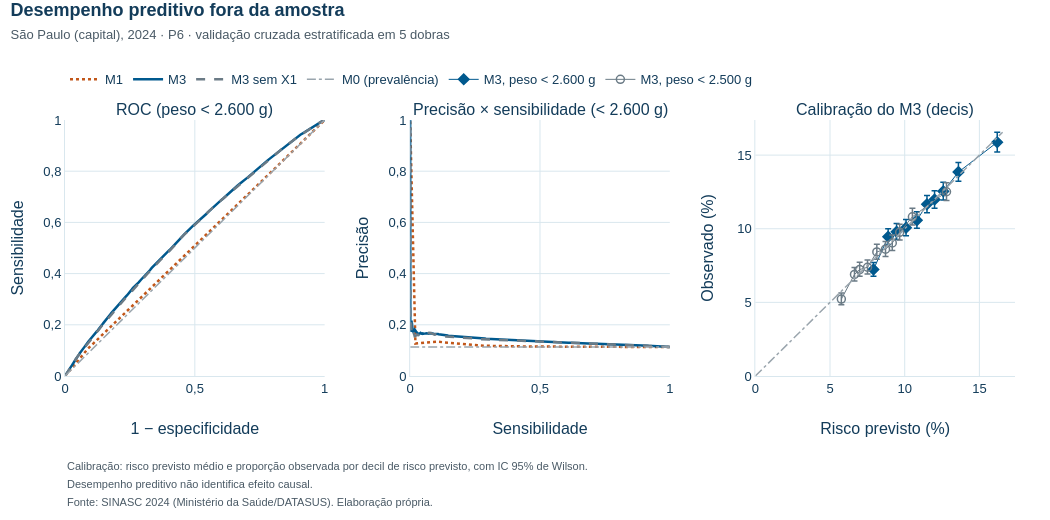

Here is the notebook cell this chart was saved with:
### Markdown cell above
## 2. Previsão fora da amostra

Quatro modelos fixados antes de qualquer resultado: **M0** (só a prevalência), **M1** (X1), **M3** e **M3 sem X1**. Cada nascimento é previsto por um modelo ajustado nas outras quatro dobras de uma validação cruzada estratificada (5 dobras, semente 20240925), com codificação e padronização refeitas em cada treino. A referência da average precision é a prevalência; o Brier é o erro quadrático médio das probabilidades.

É uma avaliação **retrospectiva**, com validação **interna** nos próprios nascimentos de 2024, de dados registrados na Declaração de Nascido Vivo. Não é um modelo de previsão clínica prospectiva nem foi validado em outros anos ou serviços.

### Code cell
previsoes, metricas, dobras, linhas = {}, {}, {}, []
for rotulo, desfecho in DESFECHOS.items():
    y = p6[desfecho].to_numpy()
    for nome, preditores in MODELOS.items():
        previsoes[rotulo, nome], dobras[rotulo] = prever_fora_da_amostra(construir_modelo(preditores), x_p6, y)
        m = metricas[rotulo, nome] = metricas_probabilisticas(y, previsoes[rotulo, nome])
        linhas.append({"Modelo": nome, "Desfecho": rotulo, "ROC-AUC": fmt(m["roc_auc"], 3),
                       "Average precision": fmt(m["average_precision"], 3), "Prevalência": fmt(m["prevalencia"], 3),
                       "Brier": fmt(m["brier"], 4),
                       "Previsto − observado (p.p.)": fmt(round(100 * m["dif_media_prevista_observada"], 2) + 0.0, 2),
                       "Inclinação de calibração": "—" if np.isnan(m["inclinacao_calibracao"])
                       else fmt(m["inclinacao_calibracao"], 2)})
display(pd.DataFrame(linhas).set_index("Modelo"))

def reduzir(x, y, n=200):
    i = np.unique(np.linspace(0, len(x) - 1, min(n, len(x))).astype(int))
    return x[i], y[i]

y26 = p6.Y_2600.to_numpy()
fig_prev = make_subplots(rows=1, cols=3, horizontal_spacing=0.09,
                         subplot_titles=("ROC (peso < 2.600 g)", "Precisão × sensibilidade (< 2.600 g)",
                                         "Calibração do M3 (decis)"))
for nome, cor, traco in [("M1", COR_T0, "dot"), ("M3", COR_T1, "solid"), ("M3 sem X1", COR_REFERENCIA, "dash")]:
    fpr, tpr = reduzir(*roc_curve(y26, previsoes["< 2.600 g", nome])[:2])
    fig_prev.add_scatter(x=fpr, y=tpr, mode="lines", name=nome, legendgroup=nome, row=1, col=1,
                         line=dict(color=cor, dash=traco, width=2.5),
                         hovertemplate=nome + "<br>1 − especificidade %{x:.2f}<br>sensibilidade %{y:.2f}<extra></extra>")
    precisao, sensibilidade = precision_recall_curve(y26, previsoes["< 2.600 g", nome])[:2]
    sensibilidade, precisao = reduzir(sensibilidade, precisao)
    fig_prev.add_scatter(x=sensibilidade, y=precisao, mode="lines", name=nome, legendgroup=nome, showlegend=False,
                         row=1, col=2, line=dict(color=cor, dash=traco, width=2.5),
                         hovertemplate=nome + "<br>sensibilidade %{x:.2f}<br>precisão %{y:.2f}<extra></extra>")
prevalencia = y26.mean()
for coluna, xs, ys in [(1, [0, 1], [0, 1]), (2, [0, 1], [prevalencia, prevalencia])]:
    fig_prev.add_scatter(x=xs, y=ys, mode="lines", name="M0 (prevalência)", legendgroup="M0", showlegend=coluna == 1,
                         row=1, col=coluna, line=dict(color="#9AA5AD", dash="dashdot", width=1.5), hoverinfo="skip")
limite = 0
for rotulo, cor, simbolo in [("< 2.600 g", COR_T1, "diamond"), ("< 2.500 g", COR_REFERENCIA, "circle-open")]:
    curva = curva_calibracao(p6[DESFECHOS[rotulo]].to_numpy(), previsoes[rotulo, "M3"])
    limite = max(limite, 100 * curva[["previsto", "ic95_sup"]].to_numpy().max())
    fig_prev.add_scatter(
        x=100 * curva.previsto, y=100 * curva.observado, mode="markers+lines", name=f"M3, peso {rotulo}",
        row=1, col=3, marker=dict(color=cor, symbol=simbolo, size=8, line=dict(width=1.5, color=cor)),
        line=dict(color=cor, width=1),
        error_y=dict(type="data", symmetric=False, array=100 * (curva.ic95_sup - curva.observado),
                     arrayminus=100 * (curva.observado - curva.ic95_inf), thickness=1.5, width=3, color=cor),
        hovertemplate="previsto %{x:.1f}%<br>observado %{y:.1f}%<extra>" + rotulo + "</extra>")
fig_prev.add_scatter(x=[0, limite], y=[0, limite], mode="lines", showlegend=False, row=1, col=3,
                     line=dict(color="#9AA5AD", dash="dashdot", width=1.5), hoverinfo="skip")
layout_academico(
    fig_prev, "Desempenho preditivo fora da amostra",
    "São Paulo (capital), 2024 · P6 · validação cruzada estratificada em 5 dobras",
    notas=["Calibração: risco previsto médio e proporção observada por decil de risco previsto, com IC 95% de Wilson.",
           "Desempenho preditivo não identifica efeito causal.", FONTE_SINASC_2024],
    nome_arquivo="nb06_desempenho_preditivo", altura=520)
fig_prev.update_xaxes(title="1 − especificidade", range=[0, 1], row=1, col=1)
fig_prev.update_yaxes(title="Sensibilidade", range=[0, 1], row=1, col=1)
fig_prev.update_xaxes(title="Sensibilidade", range=[0, 1], row=1, col=2)
fig_prev.update_yaxes(title="Precisão", range=[0, 1], row=1, col=2)
fig_prev.update_xaxes(title="Risco previsto (%)", range=[0, limite * 1.05], row=1, col=3)
fig_prev.update_yaxes(title="Observado (%)", range=[0, limite * 1.05], row=1, col=3)
fig_prev.update_layout(legend=dict(orientation="h", x=0, y=1.1, yanchor="bottom"), margin=dict(t=120))
exibir_plotly(fig_prev)

def com_sinal(valor, casas):
    return ("+" if valor > 0 else "−" if valor < 0 else "") + fmt(abs(valor), casas)

m26, m25, sem_x1 = metricas["< 2.600 g", "M3"], metricas["< 2.500 g", "M3"], metricas["< 2.600 g", "M3 sem X1"]
d_auc, d_brier = m26["roc_auc"] - sem_x1["roc_auc"], m26["brier"] - sem_x1["brier"]
ganho = "quase não melhora a previsão" if abs(d_auc) < 0.01 else "muda a previsão"
calibracao = ("próximas da calibração ideal" if abs(m26["inclinacao_calibracao"] - 1) < 0.1
              and abs(m26["dif_media_prevista_observada"]) < 0.0005 else "afastadas da calibração ideal")
display(Markdown(
    f"Fora da amostra, o M3 tem ROC-AUC {fmt(m26['roc_auc'], 3)} para < 2.600 g ({fmt(m25['roc_auc'], 3)} para "
    f"< 2.500 g): num par com um caso e um não caso, o caso recebe o risco previsto maior em "
    f"{fmt(100 * m26['roc_auc'], 0)}% das vezes, contra 50% no M0; a average precision é "
    f"{fmt(m26['average_precision'], 3)}, para uma prevalência de {fmt(m26['prevalencia'], 3)}. Acrescentar X1 ao M3 "
    f"sem X1 muda a AUC em {com_sinal(d_auc, 3)} e o Brier em {com_sinal(d_brier, 5)}: X1 se associa ao desfecho "
    f"(seção 1), mas {ganho}. As previsões estão {calibracao} (inclinação "
    f"{fmt(m26['inclinacao_calibracao'], 2)}, ideal 1; risco médio previsto menos observado: "
    f"{fmt(round(100 * m26['dif_media_prevista_observada'], 2) + 0.0, 2)} p.p.), e capacidade preditiva, alta ou "
    "baixa, não indica efeito causal."))

### Figure 1 — Plotly figure (JSON) as saved in the notebook; plotly's stock layout.template omitted (floating-point values rounded to 4 significant figures; data arrays with more than 128 entries replaced by an {"elided": "..."} marker saying what was removed)
{"data": [{"hovertemplate": "M1<br>1 − especificidade %{x:.2f}<br>sensibilidade %{y:.2f}<extra></extra>", "legendgroup": "M1", "line": {"color": "#C2571A", "dash": "dot", "width": 2.5}, "mode": "lines", "name": "M1", "type": "scatter", "x": [0.0, 0.01772, 0.0353, 0.05215, 0.06914, 0.08614, 0.2691, 0.4521, 0.6353, 0.8177, 1.0], "xaxis": "x", "y": [0.0, 0.02021, 0.0412, 0.0618, 0.08286, 0.1045, 0.2829, 0.4618, 0.6412, 0.8202, 1.0], "yaxis": "y"}, {"hovertemplate": "M1<br>sensibilidade %{x:.2f}<br>precisão %{y:.2f}<extra></extra>", "legendgroup": "M1", "line": {"color": "#C2571A", "dash": "dot", "width": 2.5}, "mode": "lines", "name": "M1", "showlegend": false, "type": "scatter", "x": [1.0, 0.8202, 0.6412, 0.4618, 0.2829, 0.1045, 0.08286, 0.0618, 0.0412, 0.02021, 0.0], "xaxis": "x2", "y": [0.113, 0.1133, 0.1139, 0.1152, 0.1181, 0.1339, 0.1325, 0.1312, 0.1295, 0.1269, 1.0], "yaxis": "y2"}, {"hovertemplate": "M3<br>1 − especificidade %{x:.2f}<br>sensibilidade %{y:.2f}<extra></extra>", "legendgroup": "M3", "line": {"color": "#00598E", "dash": "solid", "width": 2.5}, "mode": "lines", "name": "M3", "type": "scatter", "x": {"elided": "200 float values"}, "xaxis": "x", "y": {"elided": "200 float values"}, "yaxis": "y"}, {"hovertemplate": "M3<br>sensibilidade %{x:.2f}<br>precisão %{y:.2f}<extra></extra>", "legendgroup": "M3", "line": {"color": "#00598E", "dash": "solid", "width": 2.5}, "mode": "lines", "name": "M3", "showlegend": false, "type": "scatter", "x": {"elided": "200 float values"}, "xaxis": "x2", "y": {"elided": "200 float values"}, "yaxis": "y2"}, {"hovertemplate": "M3 sem X1<br>1 − especificidade %{x:.2f}<br>sensibilidade %{y:.2f}<extra></extra>", "legendgroup": "M3 sem X1", "line": {"color": "#6B7B86", "dash": "dash", "width": 2.5}, "mode": "lines", "name": "M3 sem X1", "type": "scatter", "x": {"elided": "200 float values"}, "xaxis": "x", "y": {"elided": "200 float values"}, "yaxis": "y"}, {"hovertemplate": "M3 sem X1<br>sensibilidade %{x:.2f}<br>precisão %{y:.2f}<extra></extra>", "legendgroup": "M3 sem X1", "line": {"color": "#6B7B86", "dash": "dash", "width": 2.5}, "mode": "lines", "name": "M3 sem X1", "showlegend": false, "type": "scatter", "x": {"elided": "200 float values"}, "xaxis": "x2", "y": {"elided": "200 float values"}, "yaxis": "y2"}, {"hoverinfo": "skip", "legendgroup": "M0", "line": {"color": "#9AA5AD", "dash": "dashdot", "width": 1.5}, "mode": "lines", "name": "M0 (prevalência)", "showlegend": true, "type": "scatter", "x": [0, 1], "xaxis": "x", "y": [0, 1], "yaxis": "y"}, {"hoverinfo": "skip", "legendgroup": "M0", "line": {"color": "#9AA5AD", "dash": "dashdot", "width": 1.5}, "mode": "lines", "name": "M0 (prevalência)", "showlegend": false, "type": "scatter", "x": [0, 1], "xaxis": "x2", "y": [0.113, 0.113], "yaxis": "y2"}, {"error_y": {"array": [0.4883, 0.5491, 0.5577, 0.5639, 0.5761, 0.6002, 0.607, 0.6186, 0.6442, 0.6802], "arrayminus": [0.4597, 0.5219, 0.5308, 0.5372, 0.5497, 0.5745, 0.5816, 0.5935, 0.62, 0.6574], "color": "#00598E", "symmetric": false, "thickness": 1.5, "type": "data", "width": 3}, "hovertemplate": "previsto %{x:.1f}%<br>observado %{y:.1f}%<extra>< 2.600 g</extra>", "line": {"color": "#00598E", "width": 1}, "marker": {"color": "#00598E", "line": {"color": "#00598E", "width": 1.5}, "size": 8, "symbol": "diamond"}, "mode": "markers+lines", "name": "M3, peso < 2.600 g", "type": "scatter", "x": [7.91, 8.893, 9.456, 10.09, 10.82, 11.49, 12.0, 12.58, 13.6, 16.19], "xaxis": "x3", "y": [7.228, 9.452, 9.8, 10.06, 10.58, 11.66, 11.98, 12.54, 13.85, 15.88], "yaxis": "y3"}, {"error_y": {"array": [0.4223, 0.4783, 0.4884, 0.493, 0.5223, 0.5275, 0.5384, 0.5566, 0.5815, 0.618], "arrayminus": [0.3924, 0.4495, 0.4597, 0.4645, 0.4945, 0.4997, 0.511, 0.5297, 0.5552, 0.5929], "color": "#6B7B86", "symmetric": false, "thickness": 1.5, "type": "data", "width": 3}, "hovertemplate": "previsto %{x:.1f}%<br>observado %{y:.1f}%<extra>< 2.500 g</extra>", "line": {"color": "#6B7B86", "width": 1}, "marker": {"color": "#6B7B86", "line": {"color": "#6B7B86", "width": 1.5}, "size": 8, "symbol": "circle-open"}, "mode": "markers+lines", "name": "M3, peso < 2.500 g", "type": "scatter", "x": [5.759, 6.638, 6.985, 7.511, 8.134, 8.716, 9.168, 9.663, 10.52, 12.8], "xaxis": "x3", "y": [5.222, 6.897, 7.228, 7.384, 8.423, 8.615, 9.032, 9.757, 10.81, 12.51], "yaxis": "y3"}, {"hoverinfo": "skip", "line": {"color": "#9AA5AD", "dash": "dashdot", "width": 1.5}, "mode": "lines", "showlegend": false, "type": "scatter", "x": [0, 16.56], "xaxis": "x3", "y": [0, 16.56], "yaxis": "y3"}], "layout": {"annotations": [{"font": {"size": 16}, "showarrow": false, "text": "ROC (peso < 2.600 g)", "x": 0.1367, "xanchor": "center", "xref": "paper", "y": 1.0, "yanchor": "bottom", "yref": "paper"}, {"font": {"size": 16}, "showarrow": false, "text": "Precisão × sensibilidade (< 2.600 g)", "x": 0.5, "xanchor": "center", "xref": "paper", "y": 1.0, "yanchor": "bottom", "yref": "paper"}, {"font": {"size": 16}, "showarrow": false, "text": "Calibração do M3 (decis)", "x": 0.8633, "xanchor": "center", "xref": "paper", "y": 1.0, "yanchor": "bottom", "yref": "paper"}, {"align": "left", "font": {"color": "#4A5A66", "size": 11}, "showarrow": false, "text": "Calibração: risco previsto médio e proporção observada por decil de risco previsto, com IC 95% de Wilson.", "x": 0, "xanchor": "left", "xref": "paper", "y": 0, "yanchor": "top", "yref": "paper", "yshift": -82}, {"align": "left", "font": {"color": "#4A5A66", "size": 11}, "showarrow": false, "text": "Desempenho preditivo não identifica efeito causal.", "x": 0, "xanchor": "left", "xref": "paper", "y": 0, "yanchor": "top", "yref": "paper", "yshift": -100}, {"align": "left", "font": {"color": "#4A5A66", "size": 11}, "showarrow": false, "text": "Fonte: SINASC 2024 (Ministério da Saúde/DATASUS). Elaboração própria.", "x": 0, "xanchor": "left", "xref": "paper", "y": 0, "yanchor": "top", "yref": "paper", "yshift": -118}], "font": {"color": "#133C5A", "family": "Arial, Helvetica, sans-serif", "size": 13}, "height": 520, "hoverlabel": {"bgcolor": "white", "bordercolor": "#D9E7EE", "font": {"color": "#133C5A", "family": "Arial, Helvetica, sans-serif", "size": 13}}, "legend": {"bgcolor": "rgba(255,255,255,0)", "orientation": "h", "x": 0, "y": 1.1, "yanchor": "bottom"}, "margin": {"b": 144, "t": 120}, "meta": {"nome_arquivo": "nb06_desempenho_preditivo"}, "separators": ",.", "title": {"font": {"color": "#133C5A", "size": 18}, "text": "<b>Desempenho preditivo fora da amostra</b><br><span style='font-size:13px;color:#4A5A66'>São Paulo (capital), 2024 · P6 · validação cruzada estratificada em 5 dobras</span>", "x": 0.01, "xanchor": "left", "y": 0.97, "yanchor": "top"}, "width": 1050, "xaxis": {"anchor": "y", "domain": [0.0, 0.2733], "range": [0, 1], "title": {"text": "1 − especificidade"}}, "xaxis2": {"anchor": "y2", "domain": [0.3633, 0.6367], "range": [0, 1], "title": {"text": "Sensibilidade"}}, "xaxis3": {"anchor": "y3", "domain": [0.7267, 1.0], "range": [0, 17.38], "title": {"text": "Risco previsto (%)"}}, "yaxis": {"anchor": "x", "domain": [0.0, 1.0], "range": [0, 1], "title": {"text": "Sensibilidade"}}, "yaxis2": {"anchor": "x2", "domain": [0.0, 1.0], "range": [0, 1], "title": {"text": "Precisão"}}, "yaxis3": {"anchor": "x3", "domain": [0.0, 1.0], "range": [0, 17.38], "title": {"text": "Observado (%)"}}}}
